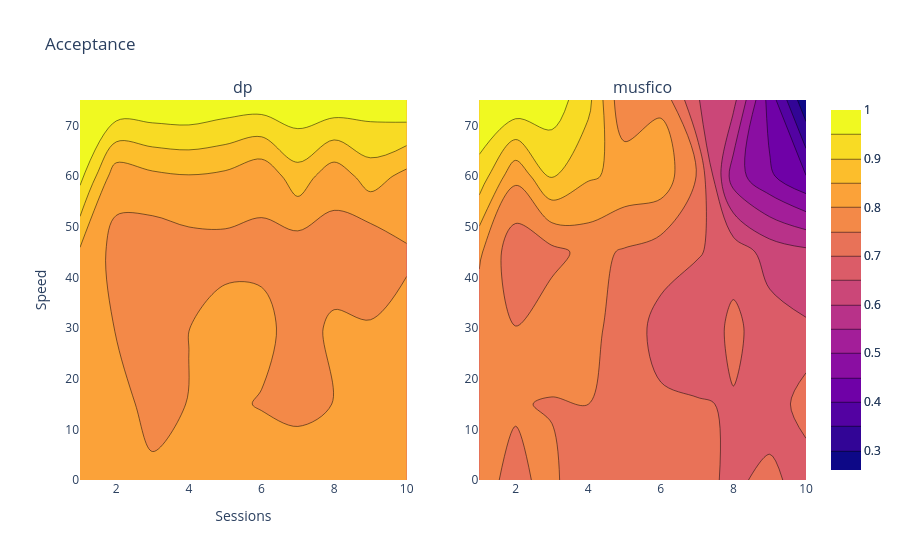

Notebook source saved alongside this figure:
### Code cell
import numpy as np
import plotly.graph_objects as go
from plotly.subplots import make_subplots

# Dados de exemplo
x = [1, 2, 3, 4, 5, 6, 7, 8, 9, 10]
y = [75, 60, 45, 30, 15, 0]

fig = make_subplots(
    rows=1,
    cols=2,
    subplot_titles=("dp", "musfico"),
)

fig.add_trace(go.Contour(x=x, y=y, z=dp.values, zmin=zmin, zmax=zmax), 1, 1)

fig.add_trace(go.Contour(x=x, y=y, z=musfico.values, zmin=zmin, zmax=zmax), 1, 2)

fig.update_layout(
    xaxis={"title": "Sessions"}, yaxis={"title": "Speed"}, title={"text": "Acceptance"}
)

fig.show()

### Figure 1 — Plotly figure (JSON) as saved in the notebook; plotly's stock layout.template omitted (floating-point values rounded to 4 significant figures)
{"data": [{"type": "contour", "x": [1, 2, 3, 4, 5, 6, 7, 8, 9, 10], "xaxis": "x", "y": [75, 60, 45, 30, 15, 0], "yaxis": "y", "z": [[1, 1, 0.9975, 1, 0.985, 0.9825, 0.9925, 0.99, 0.98, 0.9975], [0.9652, 0.8184, 0.8396, 0.8476, 0.8398, 0.8122, 0.8797, 0.8186, 0.8748, 0.8349], [0.8426, 0.7829, 0.7639, 0.7766, 0.7825, 0.79, 0.7693, 0.7774, 0.7548, 0.7956], [0.822, 0.7982, 0.7922, 0.7993, 0.8233, 0.8117, 0.7833, 0.8072, 0.8055, 0.8093], [0.8092, 0.8167, 0.7848, 0.8015, 0.808, 0.7973, 0.7971, 0.8002, 0.8034, 0.8147], [0.811, 0.8149, 0.8091, 0.8146, 0.8214, 0.8288, 0.807, 0.8303, 0.8085, 0.8312]], "zmax": 1, "zmin": 0.26}, {"type": "contour", "x": [1, 2, 3, 4, 5, 6, 7, 8, 9, 10], "xaxis": "x2", "y": [75, 60, 45, 30, 15, 0], "yaxis": "y2", "z": [[1, 0.995, 0.98, 0.915, 0.755, 0.79, 0.6525, 0.615, 0.43, 0.26], [0.9302, 0.8124, 0.9031, 0.8563, 0.8375, 0.8317, 0.7477, 0.5235, 0.4582, 0.4011], [0.8088, 0.7126, 0.7353, 0.765, 0.7451, 0.7263, 0.704, 0.6808, 0.6291, 0.6117], [0.7697, 0.751, 0.7796, 0.7617, 0.7331, 0.6797, 0.6655, 0.7114, 0.6719, 0.6563], [0.7613, 0.7528, 0.747, 0.7501, 0.7166, 0.7083, 0.7034, 0.6965, 0.6596, 0.7304], [0.7583, 0.7432, 0.7589, 0.7172, 0.7268, 0.743, 0.7231, 0.6853, 0.7207, 0.6631]], "zmax": 1, "zmin": 0.26}], "layout": {"annotations": [{"font": {"size": 16}, "showarrow": false, "text": "dp", "x": 0.225, "xanchor": "center", "xref": "paper", "y": 1, "yanchor": "bottom", "yref": "paper"}, {"font": {"size": 16}, "showarrow": false, "text": "musfico", "x": 0.775, "xanchor": "center", "xref": "paper", "y": 1, "yanchor": "bottom", "yref": "paper"}], "title": {"text": "Acceptance"}, "xaxis": {"anchor": "y", "domain": [0, 0.45], "title": {"text": "Sessions"}}, "xaxis2": {"anchor": "y2", "domain": [0.55, 1]}, "yaxis": {"anchor": "x", "domain": [0, 1], "title": {"text": "Speed"}}, "yaxis2": {"anchor": "x2", "domain": [0, 1]}}}
